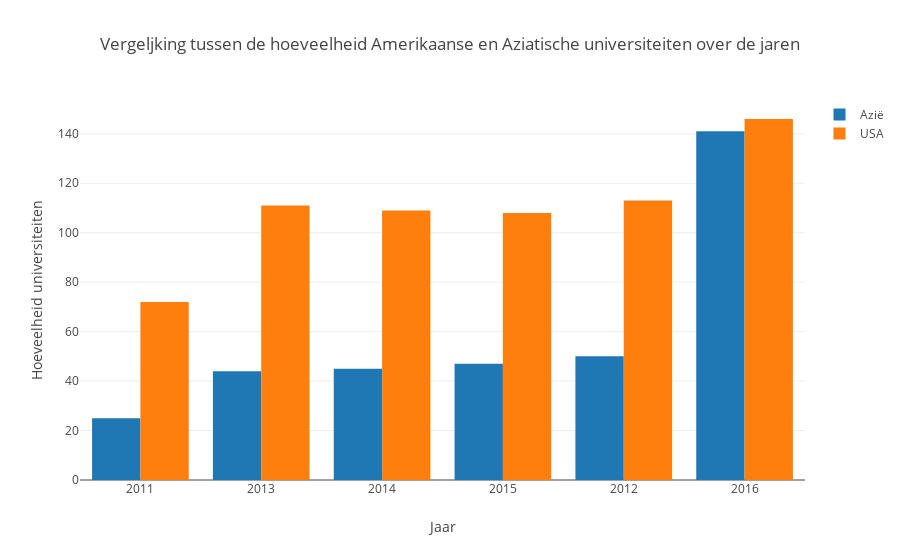

Notebook code cell kept with this figure:
### Code cell
trace1 = go.Bar(
    x=count_asia.index,
    y=count_asia['year'],
    name='Azië'
)

trace2 = go.Bar(
    x=count_USA.index,
    y=count_USA['year'],
    name='USA'
)
data = [trace1, trace2]

layout = go.Layout(
    
    barmode='group',
    
    title=go.layout.Title(
        text='Vergeljking tussen de hoeveelheid Amerikaanse en Aziatische universiteiten over de jaren',
        
    ),
    xaxis=go.layout.XAxis(
        title=go.layout.xaxis.Title(
            text='Jaar'
        ),
        type='category' # het type van de X as is categorisch
    ),
    yaxis = go.layout.YAxis(
        title=go.layout.yaxis.Title(
            text='Hoeveelheid universiteiten'
        )
    )
)

fig = go.Figure(data=data, layout=layout)
iplot(fig)

### Figure 1 — Plotly figure (JSON) as saved in the notebook; plotly's stock layout.template omitted (floating-point values rounded to 4 significant figures)
{"data": [{"name": "Azië", "type": "bar", "uid": "2a441051-0872-4d06-91eb-8f98dde0f91a", "x": [2011, 2013, 2014, 2015, 2012, 2016], "y": [25, 44, 45, 47, 50, 141]}, {"name": "USA", "type": "bar", "uid": "3cac8594-5bdc-484f-96ba-c52feb75354c", "x": [2011, 2015, 2014, 2013, 2012, 2016], "y": [72, 108, 109, 111, 113, 146]}], "layout": {"barmode": "group", "title": {"text": "Vergeljking tussen de hoeveelheid Amerikaanse en Aziatische universiteiten over de jaren"}, "xaxis": {"title": {"text": "Jaar"}, "type": "category"}, "yaxis": {"title": {"text": "Hoeveelheid universiteiten"}}}}
